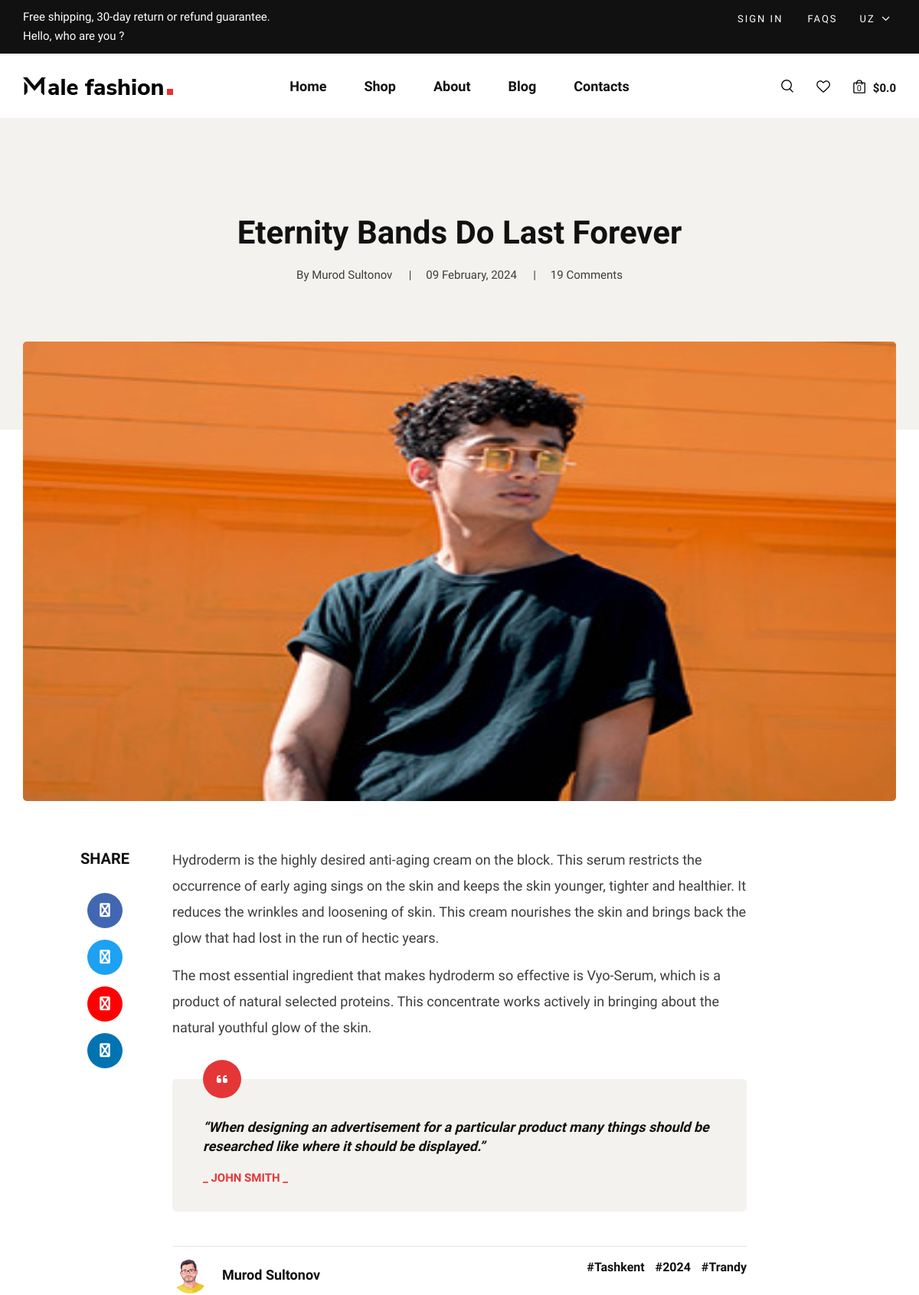
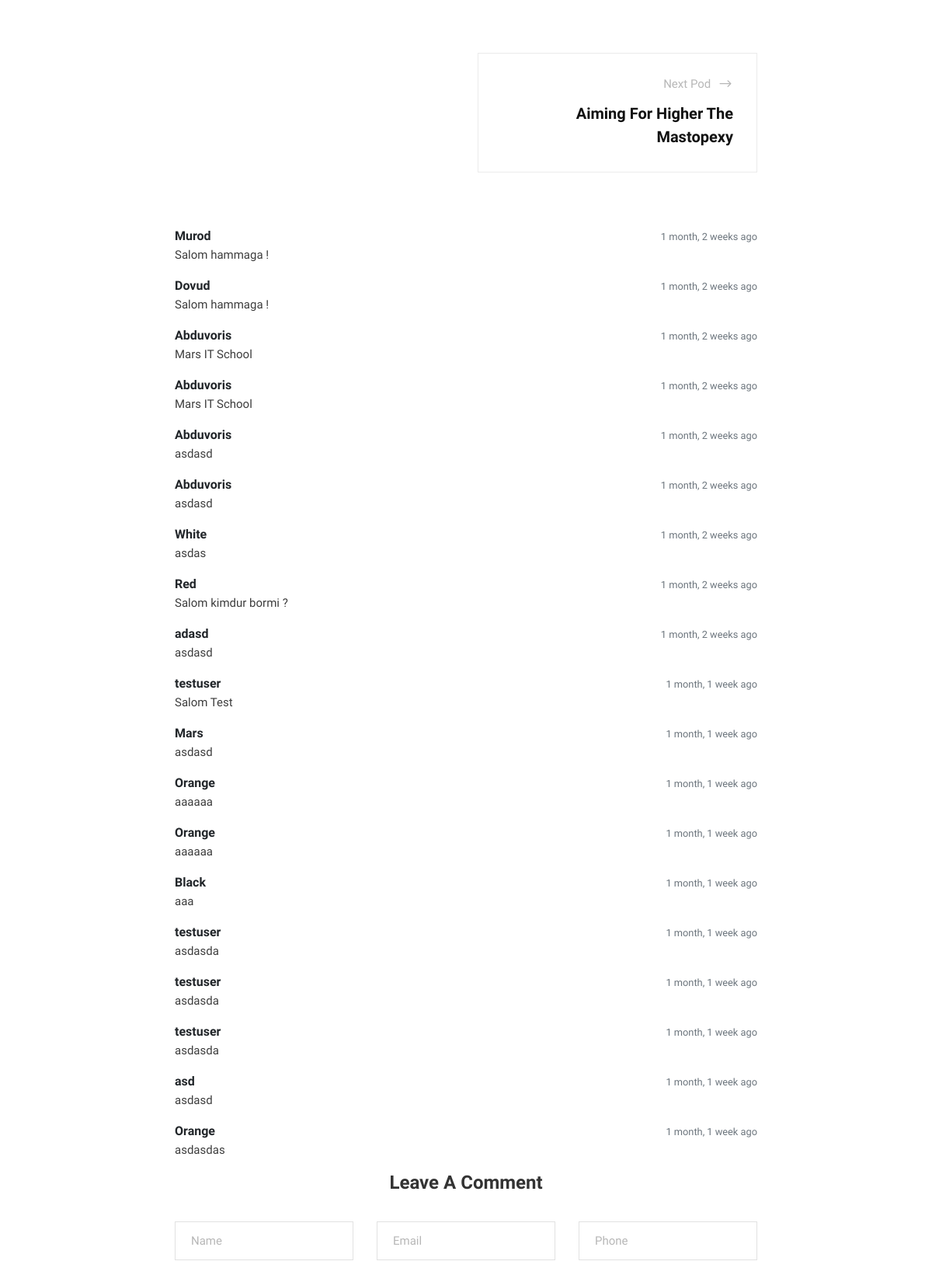
Page /blogs/posts/1/ (upper part) on the committed database (2 pictures, top to bottom).
### blogs/models.py (models this page shows, shortened)
class PostModel(models.Model):
    title = models.CharField(max_length=64)
    description = models.TextField()
    short_description = models.TextField(null=True)
    image = models.ImageField(upload_to="posts")
    tags = models.ManyToManyField(TagModel)
    author = models.ForeignKey(AuthorModel, on_delete=models.CASCADE)
    created_at = models.DateTimeField(auto_now_add=True)
    updated_at = models.DateTimeField(auto_now=True)
    def __str__(self):
        return self.title
    def get_previous(self):
        return self.get_previous_by_created_at()
    def get_next(self):
        return self.get_next_by_created_at()
    class Meta:
        verbose_name = "Post"
        verbose_name_plural = "Posts"

class AuthorModel(models.Model):
    full_name = models.CharField(max_length=64)
    avatar = models.ImageField(upload_to="authors/avatar")
    date_of_birth = models.DateField()
    class Meta:
        verbose_name = "Author"
        verbose_name_plural = "Authors"

class CommentModel(models.Model):
    name = models.CharField(max_length=36)
    email = models.EmailField()
    phone = models.CharField(max_length=13)
    comments = models.TextField()
    post = models.ForeignKey(PostModel, on_delete=models.CASCADE, related_name="comments")
    created_at = models.DateTimeField(auto_now_add=True, null=True)
    updated_at = models.DateTimeField(auto_now=True)
    class Meta:
        verbose_name = "Comment"
        verbose_name_plural = "Comments"

### products/models.py (models this page shows, shortened)
class TagModel(models.Model):
    title = models.CharField(max_length=24)
    class Meta:
        verbose_name = "Tag"
        verbose_name_plural = "Tags"

### blogs/views.py (the view)
# urls.py: path('posts/<int:pk>/', BlogDetailView.as_view(), name='detail'),
class BlogDetailView(DetailView):
    template_name = 'blog-details.html'
    model = PostModel
    context_object_name = 'post'

### products/templatetags/my_tags.py (called while the page is built, shortened)
@register.simple_tag
def get_cart_info(request, coupon=None):
    cart = request.session.get("cart", [])
    if not cart:
        return 0, 0.0

### templates/blog-details.html (shortened to what this page needs)
{% extends 'layouts/base.html' %}
{% load static %}
{% block content %}
     <section class="blog-hero spad">
        <div class="container">
            <div class="row d-flex justify-content-center">
                <div class="col-lg-9 text-center">
                    <div class="blog__hero__text">
                        <h2>{{ post.title }}</h2>
                        <ul>
                            <li>By {{ post.author.full_name }}</li>
                            <li>{{ post.created_at|date:'d F, Y' }}</li>
                            <li>{{ post.comments.all.count }} Comments</li>
                        </ul>
                    </div>
                </div>
            </div>
        </div>
    </section>
    <section class="blog-details spad">
        <div class="container">
            <div class="row d-flex justify-content-center">
                <div class="col-lg-12">
                    <div class="blog__details__pic">
                        <img height="600" src="{{ post.image.url }}" alt="">
                    </div>
                </div>
                <div class="col-lg-8">
                    <div class="blog__details__content">
                        <div class="blog__details__share">
                            <span>share</span>
                            <ul>
                                <li><a href="#"><i class="fa fa-facebook"></i></a></li>
                                <li><a href="#" class="twitter"><i class="fa fa-twitter"></i></a></li>
                                <li><a href="#" class="youtube"><i class="fa fa-youtube-play"></i></a></li>
                                <li><a href="#" class="linkedin"><i class="fa fa-linkedin"></i></a></li>
                            </ul>
                        </div>
                        <div class="blog__details__text">
                            <p>{{ post.description }}</p>
                            <p>{{ post.short_description }}</p>
                        </div>
                        <div class="blog__details__quote">
                            <i class="fa fa-quote-left"></i>
                            <p>“When designing an advertisement for a particular product many things should be
                                researched like where it should be displayed.”</p>
                            <h6>_ John Smith _</h6>
                        </div>
                        <div class="blog__details__option">
                            <div class="row">
                                <div class="col-lg-6 col-md-6 col-sm-6">
                                    <div class="blog__details__author">
                                        <div class="blog__details__author__pic">
                                            <img src="{{ post.author.avatar.url }}" alt="">
                                        </div>
                                        <div class="blog__details__author__text">
                                            <h5>{{ post.author.full_name }}</h5>
                                        </div>
                                    </div>
                                </div>
                                <div class="col-lg-6 col-md-6 col-sm-6">
                                    <div class="blog__details__tags">
                                        {% for tag in post.tags.all %}
                                            <a href="{% url 'pages:blog' %}?tag={{ tag.title }}">#{{ tag.title }}</a>
                                        {% endfor %}
                                    </div>
                                </div>
                            </div>
                        </div>
                        <div class="blog__details__btns">
                            <div class="row">
                                <div class="col-lg-6 col-md-6 col-sm-6">
                                </div>
                                <div class="col-lg-6 col-md-6 col-sm-6">
                                    {% if post.get_next %}
                                        <a href="{% url 'blogs:detail' pk=post.get_next.pk %}" class="blog__details__btns__item blog__details__btns__item--next">
                                            <p>Next Pod <span class="arrow_right"></span></p>
                                            <h5>{{ post.get_next }}</h5>
                                        </a>
                                    {% endif %}
                                </div>
                            </div>
                        </div>
                        <div class="comment__section">
                            <ul>
                                {% for comment in post.comments.all %}
                                <li class="media">
                                    <div class="media-body">
                                        <span class="text-muted pull-right">
                                            <small class="text-muted">
                                                {{ comment.created_at|timesince }} ago
                                            </small>
                                        </span>
                                        <strong>
                                            {{ comment.name }}
                                        </strong>
                                        <p>
                                            {{ comment.comments }}
                                        </p>
                                    </div>
                                </li>
                                {% endfor %}
                            </ul>
                        </div>
                        <div class="blog__details__comment">
                            <h4>Leave A Comment</h4>
                            <form action="{% url 'blogs:comment' pk=post.pk %}" method="POST">
                                <div class="row">
                                    <div class="col-lg-4 col-md-4">
                                        <input name="name" type="text" placeholder="Name">
                                    </div>
                                    <div class="col-lg-4 col-md-4">
                                        <input name="email" type="text" placeholder="Email">
                                    </div>
                                    <div class="col-lg-4 col-md-4">
                                        <input name="phone" type="text" placeholder="Phone">
                                    </div>
                                </div>
                            </form>
                        </div>
                    </div>
                </div>
            </div>
        </div>
    </section>
{% endblock %}

### static/css/style.css (style rules this page uses)
html, body { height: 100%; font-family: "Nunito Sans", sans-serif; -webkit-font-smoothing: antialiased; }
h1, h2, h3, h4, h5, h6 { margin: 0; color: #111111; font-weight: 400; font-family: "Nunito Sans", sans-serif; }
h2 { font-size: 36px; }
h4 { font-size: 24px; }
h5 { font-size: 18px; }
h6 { font-size: 16px; }
p { font-size: 15px; font-family: "Nunito Sans", sans-serif; color: #3d3d3d; font-weight: 400; line-height: 25px; margin: 0 0 15px 0; }
img { max-width: 100%; }
ul, ol { padding: 0; margin: 0; }
.spad { padding-top: 100px; padding-bottom: 100px; }
.blog-hero { background: #f3f2ee; padding-top: 125px; padding-bottom: 190px; }
.blog__hero__text h2 { color: #111111; font-size: 42px; font-weight: 700; line-height: 50px; margin-bottom: 18px; }
.blog__hero__text ul li { list-style: none; font-size: 15px; color: #3d3d3d; display: inline-block; margin-right: 40px; position: relative; }
.blog__hero__text ul li:after { position: absolute; right: -25px; top: 0; content: "|"; }
.blog__hero__text ul li:last-child { margin-right: 0; }
.blog__hero__text ul li:last-child:after { display: none; }
.blog-details { margin-top: -115px; padding-top: 0; }
.blog__details__content { position: relative; }
.blog__details__pic { margin-bottom: 60px; }
.blog__details__pic img { min-width: 100%; border-radius: 5px; }
.blog__details__share { text-align: center; position: absolute; left: -120px; top: 0; }
.blog__details__share span { color: #111111; font-size: 20px; text-transform: uppercase; font-weight: 700; display: block; margin-bottom: 30px; }
.blog__details__share ul li { list-style: none; margin-bottom: 15px; }
.blog__details__share ul li a { color: #ffffff; font-size: 18px; height: 46px; display: inline-block; width: 46px; border-radius: 50%; line-height: 46px; text-align: center; background: #4267b2; }
.blog__details__share ul li a.twitter { background: #1da1f2; }
.blog__details__share ul li a.youtube { background: #fe0003; }
.blog__details__share ul li a.linkedin { background: #0173b2; }
.blog__details__text { margin-bottom: 50px; }
.blog__details__text p { font-size: 18px; line-height: 34px; }
.blog__details__text p:last-child { margin-bottom: 0; }
.blog__details__quote { background: #f3f2ee; padding: 50px 40px 35px; border-radius: 5px; position: relative; margin-bottom: 45px; }
.blog__details__quote i { font-size: 16px; color: #ffffff; height: 50px; width: 50px; background: #e53637; border-radius: 50%; line-height: 50px; text-align: center; position: absolute; left: 40px; top: -25px; }
.blog__details__quote p { color: #111111; font-size: 18px; font-weight: 600; font-style: italic; margin-bottom: 20px; }
.blog__details__quote h6 { color: #e53637; font-size: 15px; font-weight: 700; text-transform: uppercase; }
.blog__details__option { border-top: 1px solid #e5e5e5; padding-top: 15px; margin-bottom: 70px; }
.blog__details__author__pic { display: inline-block; margin-right: 15px; }
.blog__details__author__pic img { height: 46px; width: 46px; border-radius: 50%; }
.blog__details__author__text { display: inline-block; }
.blog__details__author__text h5 { color: #111111; font-weight: 700; }
.blog__details__tags { text-align: right; }
.blog__details__tags a { display: inline-block; color: #111111; font-weight: 700; margin-right: 10px; }
.blog__details__tags a:last-child { margin-right: 0; }
.blog__details__btns { margin-bottom: 40px; }
.blog__details__btns__item { display: block; border: 1px solid #ebebeb; padding: 25px 30px 30px; margin-bottom: 30px; }
.blog__details__btns__item.blog__details__btns__item--next { text-align: right; }
.blog__details__btns__item.blog__details__btns__item--next p span { margin-right: 0; margin-left: 5px; }
.blog__details__btns__item p { color: #b7b7b7; margin-bottom: 10px; }
.blog__details__btns__item p span { font-size: 20px; position: relative; top: 4px; margin-right: 5px; }
.blog__details__btns__item h5 { color: #111111; font-size: 20px; line-height: 30px; font-weight: 700; }
.blog__details__comment h4 { color: #333333; font-weight: 700; margin-bottom: 35px; text-align: center; }
.blog__details__comment form input { height: 50px; width: 100%; border: 1px solid #e1e1e1; padding-left: 20px; font-size: 15px; color: #b7b7b7; margin-bottom: 30px; -webkit-transition: all, 0.3s; -o-transition: all, 0.3s; transition: all, 0.3s; }
.blog__details__comment form input::placeholder { color: #b7b7b7; }
@media only screen and (min-width: 1200px) { .container { max-width: 1170px; } }

### rows in the picture
PostModel: title "Eternity Bands Do Last Forever", author.full_name "Murod Sultonov", created_at "09 February, 2024", comments.all.count "19", image (picture), description "Hydroderm is the highly desired anti-aging cream on the block. This serum restricts the occurrence of early aging sings on the skin and keeps the skin younger, tighter and healthier. It reduces the wrinkles and loosening of skin. This cream nourishes the skin and brings back the glow that had lost in the run of hectic years.", short_description "The most essential ingredient that makes hydroderm so effective is Vyo-Serum, which is a product of natural selected proteins. This concentrate works actively in bringing about the natural youthful glow of the skin.", author.avatar (picture), get_next "Aiming For Higher The Mastopexy"
TagModel: title "Tashkent"
TagModel: title "2024"
TagModel: title "Trandy"
CommentModel: created_at "1 month, 2 weeks", name "Murod", comments "Salom hammaga !"
CommentModel: created_at "1 month, 2 weeks", name "Dovud", comments "Salom hammaga !"
CommentModel: created_at "1 month, 2 weeks", name "Abduvoris", comments "Mars IT School"
CommentModel: created_at "1 month, 2 weeks", name "Abduvoris", comments "Mars IT School"
CommentModel: created_at "1 month, 2 weeks", name "Abduvoris", comments "asdasd"
CommentModel: created_at "1 month, 2 weeks", name "Abduvoris", comments "asdasd"
CommentModel: created_at "1 month, 2 weeks", name "White", comments "asdas"
CommentModel: created_at "1 month, 2 weeks", name "Red", comments "Salom kimdur bormi ?"
CommentModel: created_at "1 month, 2 weeks", name "adasd", comments "asdasd"
CommentModel: created_at "1 month, 1 week", name "testuser", comments "Salom Test"
CommentModel: created_at "1 month, 1 week", name "Mars", comments "asdasd"
CommentModel: created_at "1 month, 1 week", name "Orange", comments "aaaaaa"
CommentModel: created_at "1 month, 1 week", name "Orange", comments "aaaaaa"
CommentModel: created_at "1 month, 1 week", name "Black", comments "aaa"
CommentModel: created_at "1 month, 1 week", name "testuser", comments "asdasda"
CommentModel: created_at "1 month, 1 week", name "testuser", comments "asdasda"
CommentModel: created_at "1 month, 1 week", name "testuser", comments "asdasda"
CommentModel: created_at "1 month, 1 week", name "asd", comments "asdasd"
CommentModel: created_at "1 month, 1 week", name "Orange", comments "asdasdas"

### other values in the picture
{{ cart_info.0 }} "0"
{{ cart_info.1 }} "0.0"
